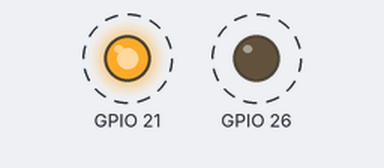
Recording of a program running on a simulated Raspberry Pi (BCM pin numbers). Shown: output pins drawn as LEDs (lit = HIGH). Dashed ring = blinking. What the program prints to the terminal is not drawn.

Above: at 0.5 s.
Timing chart, 0 to 4.6 s (numbered marks = the images above):
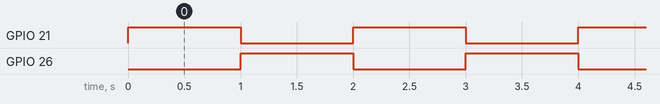

Measured:
- by itself, GPIO 21, GPIO 26: alternates HIGH for 1.0 s and LOW for 1.0 s

The program:

blinkled.py
```python
# Blink Led RaspberryPi (ENGR4)
# Written by Amarie Anderson
# 9.22.2021


import RPi.GPIO as GPIO
import time

GPIO.setmode(GPIO.BCM) # sets pin numbering to BCM numbering
GPIO.setup(21,GPIO.OUT) #sets pin 21 as output for led
GPIO.setup(26,GPIO.OUT) #sets pin 26 as output for led
GPIO.setwarnings(False)

while True:
	GPIO.output(21,GPIO.HIGH) #turns light on
	print("blue is bright, green is dim")
	time.sleep(1) #second long break
	GPIO.output(21,GPIO.LOW) #turns light off
	GPIO.output(26,GPIO.HIGH)
	print("blue is dim, green is bright")
	time.sleep(1)
	GPIO.output(26,GPIO.LOW)
```
